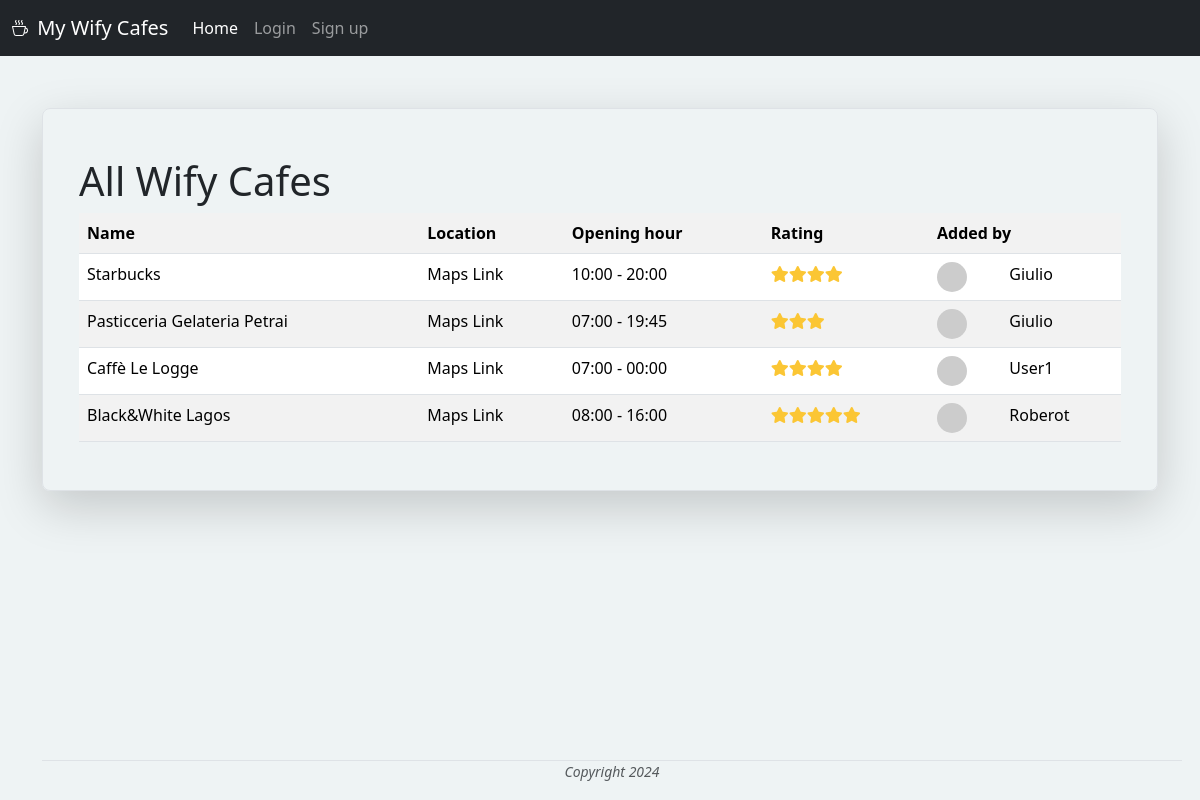
The page /home on the database its author committed.
### main.py (models this page shows)
class MyCafe(db.Model):
    __tablename__ = "my_cafe"
    id = db.Column(db.Integer, primary_key=True)
    name = db.Column(db.String(250), unique=True, nullable=False)
    location = db.Column(db.String(250), nullable=False)
    opening = db.Column(db.Time, nullable=False)
    closing = db.Column(db.Time, nullable=False)
    img_url = db.Column(db.String(250), nullable=False)
    ratings = relationship("Rating", back_populates="cafe")
    author_id = db.Column(db.Integer, db.ForeignKey("users.id"))
    author = relationship("User", back_populates="cafes")

class User(UserMixin, db.Model):
    __tablename__ = "users"
    id = db.Column(db.Integer, primary_key=True)
    name = db.Column(db.String(250), nullable=False)
    email = db.Column(db.String(250), unique=True, nullable=False)
    password = db.Column(db.String(250), nullable=False)
    cafes = relationship("MyCafe", back_populates="author")
    ratings = relationship("Rating", back_populates="author")

### main.py (the view)
@app.route("/home")
def home():
    cafes = db.session.execute(db.select(MyCafe)).scalars().all()
    ratings = db.session.query(Rating.cafe_id,
                               func.avg(Rating.wifi).label('avg_wifi'),
                               func.avg(Rating.coffee).label('avg_coffee'),
                               func.avg(Rating.power).label('avg_power')
                               ).group_by(Rating.cafe_id).all()
    average_ratings = {rating[0]: mean([rating[1], rating[2], rating[3]]) for rating in ratings}
    return render_template("home.html", cafes=cafes, ratings=average_ratings, year=current_year)

### templates/home.html (shortened to what this page needs)
{% extends 'base.html' %}
{% block content %}
<div class="row p-4 pb-0 pe-lg-0 pt-lg-5 my-5 align-items-center rounded-3 border shadow-lg">
  <div class="row">
    <div class="col-sm-12">
      <h1>All Wify Cafes</h1>
	  <table class="table table-striped table-hover mb-5">
          <tr>
              <th>Name</th>
              <th>Location</th>
              <th>Opening hour</th>
              <th>Rating</th>
              <th colspan="3">Added by</th>
          </tr>
          {% for cafe in cafes %}
          <tr>
            <td style="cursor:pointer" onclick="location.href='{{ url_for('show_cafe', cafe_id=cafe.id) }}'">{{ cafe.name }}</td>
            <td style="cursor:pointer" onclick="window.open('{{ cafe.location }}','_blank')">Maps Link</td>
            <td>{{ cafe.opening.strftime('%H:%M') }} - {{ cafe.closing.strftime('%H:%M') }}</td>
            <td class="rating-cell" data-rating="{{ ratings[cafe.id] }}"></td>
            <td >
              <img class="rounded-circle" src="{{ cafe.author.email | gravatar }}" style="max-height:30px;"/>
            </td>
            {% if current_user.is_authenticated and current_user.id == cafe.author.id %}
            <td style="cursor:pointer" onclick="window.location('{{ url_for('account') }}')">
              <a>{{ cafe.author.name }}</a>
            </td>
            <td>
              <a class="px-2" href="{{ url_for('edit_cafe', cafe_id=cafe.id) }}" style="text-decoration:none">
                <svg xmlns="http://www.w3.org/2000/svg" width="16" height="16" fill="black" class="bi bi-pencil"
                     viewBox="0 0 16 16">
                  <path
                    d="M12.146.146a.5.5 0 0 1 .708 0l3 3a.5.5 0 0 1 0 .708l-10 10a.5.5 0 0 1-.168.11l-5 2a.5.5 0 0 1-.65-.65l2-5a.5.5 0 0 1 .11-.168zM11.207 2.5 13.5 4.793 14.793 3.5 12.5 1.207zm1.586 3L10.5 3.207 4 9.707V10h.5a.5.5 0 0 1 .5.5v.5h.5a.5.5 0 0 1 .5.5v.5h.293zm-9.761 5.175-.106.106-1.528 3.821 3.821-1.528.106-.106A.5.5 0 0 1 5 12.5V12h-.5a.5.5 0 0 1-.5-.5V11h-.5a.5.5 0 0 1-.468-.325"/>
                </svg>
              </a>
              <a class="col" href="{{ url_for('delete_cafe', cafe_id=cafe.id) }}">
                <svg xmlns="http://www.w3.org/2000/svg" width="16" height="16" fill="black" class="bi bi-trash"
                     viewBox="0 0 16 16">
                  <path d="M5.5 5.5A.5.5 0 0 1 6 6v6a.5.5 0 0 1-1 0V6a.5.5 0 0 1 .5-.5m2.5 0a.5.5 0 0 1 .5.5v6a.5.5 0 0 1-1 0V6a.5.5 0 0 1 .5-.5m3 .5a.5.5 0 0 0-1 0v6a.5.5 0 0 0 1 0z"/>
                  <path d="M14.5 3a1 1 0 0 1-1 1H13v9a2 2 0 0 1-2 2H5a2 2 0 0 1-2-2V4h-.5a1 1 0 0 1-1-1V2a1 1 0 0 1 1-1H6a1 1 0 0 1 1-1h2a1 1 0 0 1 1 1h3.5a1 1 0 0 1 1 1zM4.118 4 4 4.059V13a1 1 0 0 0 1 1h6a1 1 0 0 0 1-1V4.059L11.882 4zM2.5 3h11V2h-11z"/>
                </svg>
              </a>
            </td>
            {% else %}
            <td colspan="2">{{ cafe.author.name }}</td>
            {% endif %}
          </tr>
          {% endfor %}
  	  </table>
    </div>
  </div>
</div>
{% endblock %}

### templates/base.html (shortened to what this page needs)
<!DOCTYPE html>
<html lang="en" xmlns="http://www.w3.org/1999/html">
  <head>
    <link href="https://cdn.jsdelivr.net/npm/bootstrap@5.3.3/dist/css/bootstrap.min.css" rel="stylesheet">
    <link rel="stylesheet" href="{{ url_for('static', filename='css/styles.css') }}"/>
    <link rel="stylesheet" href="https://cdnjs.cloudflare.com/ajax/libs/font-awesome/6.0.0/css/all.min.css">
  </head>
  <body>
    <div class="container" style="position:relative;min-height:100vh">
      <nav class="navbar navbar-expand-md navbar-dark fixed-top bg-dark">
        <div class="container-fluid">
          <a class="navbar-brand" href="{{ url_for('landing') }}">
             My Wify Cafes
          </a>
          <div class="collapse navbar-collapse" id="navbarCollapse">
            <ul class="navbar-nav me-auto mb-2 mb-md-0">
              <li class="nav-item">
                <a class="nav-link active" aria-current="page" href="{{ url_for('home') }}">Home</a>
              </li>
              {% if not current_user.is_authenticated %}
              <li class="nav-item">
                <a
                  class="nav-link"
                  href="{{ url_for('login') }}"
                  >Login</a
                >
              </li>
              <li class="nav-item">
                <a
                  class="nav-link"
                  href="{{ url_for('sign_up') }}"
                  >Sign up</a
                >
              </li>
              {% endif %}
            </ul>
          </div>
        </div>
      </nav>
      <div class="container" style="padding-top:60px;padding-bottom:2.5rem;min-height:100vh">
    {% block content %}{% endblock %}
      </div>
      <footer class="border-top page-footer " style="position:absolute;bottom:0;width:100%;height:2.5rem">
        <div class="container px-4 px-lg-5">
          <div class="row gx-4 gx-lg-5 justify-content-center">
            <div class="col-md-10 col-lg-8 col-xl-7">
              <div class="small text-center text-muted fst-italic">Copyright {{ year }}</div>
            </div>
          </div>
        </div>
      </footer>
    </div>
  </body>
</html>

### static/css/styles.css (style rules this page uses)
body { background-color:#eef3f4; }

### rows shown on the page
MyCafe: name "Starbucks", opening "10:00", closing "20:00", author.name "Giulio"
MyCafe: name "Pasticceria Gelateria Petrai", opening "07:00", closing "19:45", author.name "Giulio"
MyCafe: name "Caffè Le Logge", opening "07:00", closing "00:00", author.name "User1"
MyCafe: name "Black&White Lagos", opening "08:00", closing "16:00", author.name "Roberot"

### other values the page prints
{{ year }} "2024"
